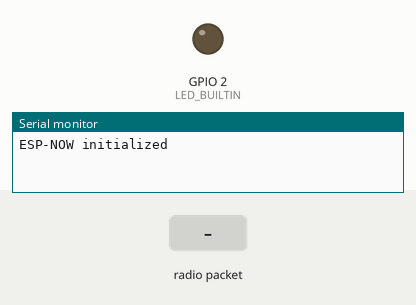
Simulated run of this sketch. Board: ESP32. On the bench: output pins drawn as LEDs (lit = HIGH), the last lines printed to the serial monitor. The test bench sets the inputs (shaded band).

Above: at 1.2 s.
1.3 s: radio packet "ON" arrives
At 1.9 s:
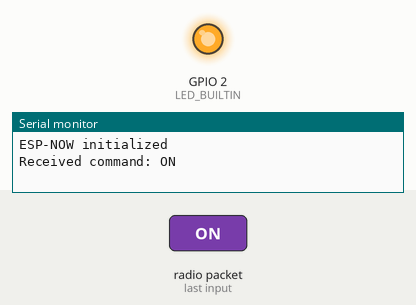
2.8 s: radio packet "OFF" arrives
At 4.2 s:
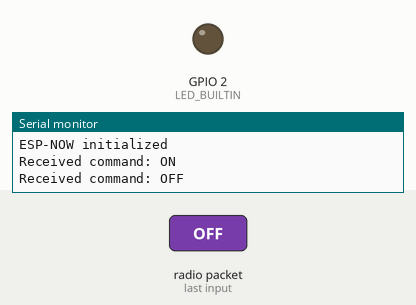
Timing chart, 0 to 5.8 s (numbered marks = the images above; inputs shaded):
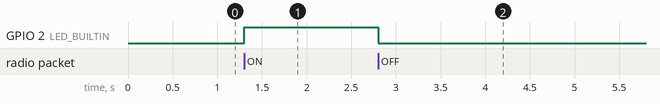

The sketch:

receiver.ino
```cpp
#include <WiFi.h>
#include <esp_now.h>


// Callback function to handle received data
void OnDataRecv(const esp_now_recv_info_t *info, const uint8_t *data, int len) {
  // Convert the received data to a string
  String command = String((char*)data);

  // Print received data for debugging
  Serial.print("Received command: ");
  Serial.println(command);

  // Control the LED based on the received command
  if (command == "ON") {
    digitalWrite(LED_BUILTIN, HIGH); // Turn LED ON
  } else if (command == "OFF") {
    digitalWrite(LED_BUILTIN, LOW);  // Turn LED OFF
  } else {
    Serial.println("Unknown command");
  }
}

void setup() {
  Serial.begin(115200);

  // Initialize LED pin
  pinMode(LED_BUILTIN, OUTPUT);
  digitalWrite(LED_BUILTIN, LOW); // Ensure LED is off initially

  // Set Wi-Fi to station mode and disconnect from any previous connections
  WiFi.mode(WIFI_STA);
  WiFi.disconnect();

  // Initialize ESP-NOW
  if (esp_now_init() != ESP_OK) {
    Serial.println("ESP-NOW initialization failed");
  } else {
    Serial.println("ESP-NOW initialized");
  }

  // Register callback for receiving data
  esp_now_register_recv_cb(OnDataRecv);
}

void loop() {
  // Nothing to do here
}
```

Measured:
- after the input at 1.3 s, GPIO 2 (LED_BUILTIN): LOW → HIGH at once
- after the input at 2.8 s, GPIO 2 (LED_BUILTIN): HIGH → LOW at once
